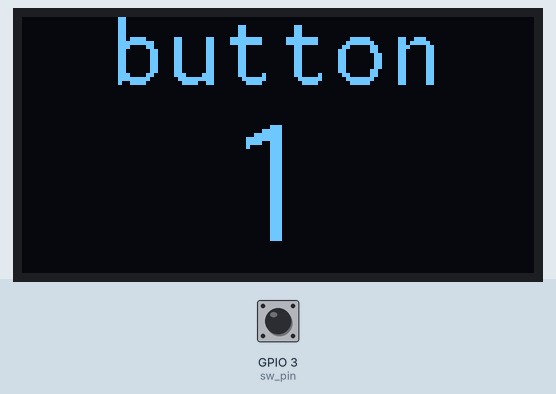
Recording of a program running on a simulated ESP32-C3. Shown: 128×64 one-colour display. The test bench sets the inputs (shaded band); at power-on: GPIO 3 (sw_pin) HIGH. What the program prints to the serial monitor is not drawn.

Above: at 1.2 s.
1.3 s: GPIO 3 (sw_pin) pulled LOW for 0.15 s
At 2.2 s:
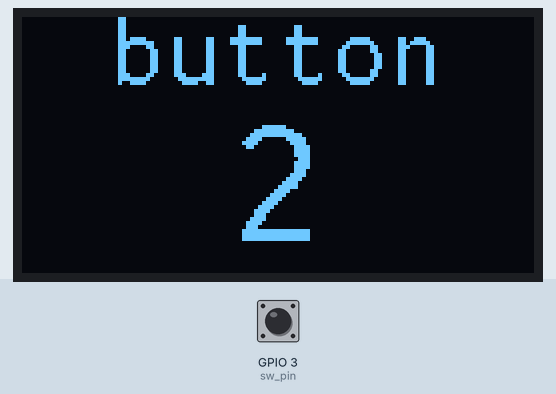
3.0 s: GPIO 3 (sw_pin) pulled LOW for 1 s
At 4.6 s:
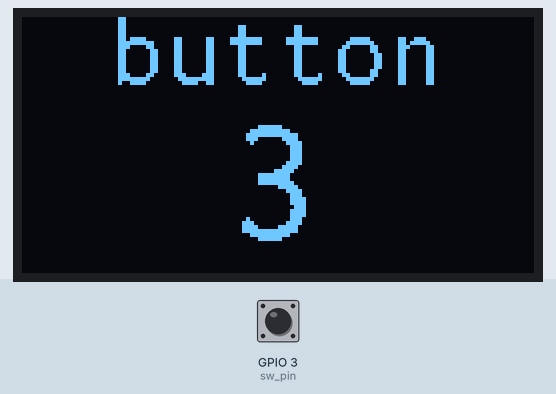
5.5 s: GPIO 3 (sw_pin) pulled LOW for 0.15 s
At 6.4 s:
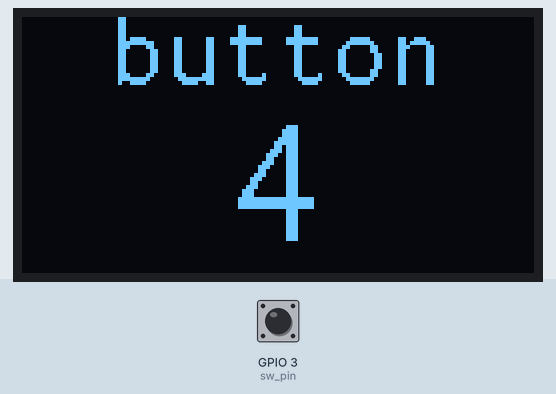
7.2 s: GPIO 3 (sw_pin) pulled LOW for 1 s
At 8.7 s:
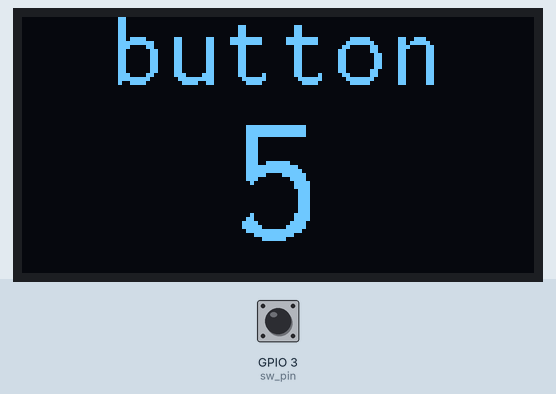
Timing chart, 0 to 10.2 s (numbered marks = the images above; inputs shaded):
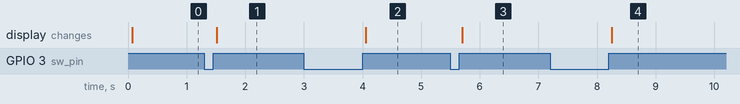

The program:

main.cpp
```cpp
// gauge
// 128x64 monochrome OLED display for output of data from an ELM327 OBDII dongle

// Display docs: https://github.com/olikraus/u8g2/wiki
// Display wired up as: https://media.jaycar.com.au/product/resources/XC3728_manualMain_92743.pdf

// Font Reference:
// - u8g2_font_scrum_tr: nice general font, 15px tall
// - u8g2_font_inr30_mr: inconsolata, 30px tall (also 16, 19, 21, 24, 27)

#include <Arduino.h>
#include <U8g2lib.h>
#include <SPI.h>
#include <Wire.h>

// Define display dimensions
#define DISP_WIDTH 128
#define DISP_HEIGHT 64

// Setup I/O pins
#if defined(CONFIG_IDF_TARGET_ESP32C3)
    // ESP32 C3 pins
    // SPI
    constexpr int spi_clk   = SCK;       // 4
    constexpr int spi_data  = MOSI;      // 6
    constexpr int spi_rst   = 9;
    constexpr int spi_cs    = SS;        // 7
    constexpr int spi_dc    = 8;

    // Input
    constexpr int sw_pin = 3;

#elif defined(ARDUINO_AVR_UNO)
    // Arduino Uno pins (for testing)
    // SPI
    constexpr int spi_clk = 13;
    constexpr int spi_data = 11;
    constexpr int spi_rst = 1;
    constexpr int spi_cs = 10;
    constexpr int spi_dc = 9;

    // Input
    constexpr int sw_pin = 2;

#else
    // undefined board, throw an error
    #error "Untested board. Please define pins."
#endif

// Predeclare Functions
uint8_t centreTextPosX(char* text);
void renderText(char* text, char alignment, uint8_t y);
void renderHeading(char* headingText, const uint8_t* font, char alignment);
void renderValue(int value, const uint8_t* font, char alignment);
char checkButtonPress(int pin, int* button_state, int* last_button_state);

// Note on rotation:
//  - U8G2_R0: pins up
//  - U8G2_R2: pins down

// Create display object
U8G2_SH1106_128X64_NONAME_1_4W_HW_SPI u8g2(U8G2_R2, spi_cs, spi_dc, spi_rst);

// Variables to track button presses
int button_state = 0;
int last_button_state = 0;
int counter = 0;

char heading[20] = "button";

void setup(void)
{
    // Initialise display
    u8g2.begin();

    // Initialise serial
    Serial.begin(115200);

    // Initialise button as an input
    pinMode(sw_pin, INPUT);
}

void loop(void)
{
    u8g2.firstPage();
    do
    {
        // Set heading
        renderHeading(heading, u8g2_font_inr16_mr, 'c');

        // Check for button press
        if (checkButtonPress(sw_pin, &button_state, &last_button_state))
        {
            counter++;

            // log button press over serial
            Serial.println("Button pressed!");
        }

        // Display value
        renderValue(counter, u8g2_font_inr30_mr, 'c');

    } while (u8g2.nextPage());
}

// Return the x position of the left of a string to centre text
uint8_t centreTextPosX(char* text)
{
    return (DISP_WIDTH - u8g2.getStrWidth(text)) / 2;
}

// Render text assuming font and font pos have been set already
//  - Alignment can be 'l', 'c' or 'r'
void renderText(char* text, char alignment, uint8_t y)
{
    // Work out alignment
    uint8_t x = 0;

    switch (alignment)
    {
        case 'l':
            break;

        case 'c':
            x = centreTextPosX(text);
            break;

        case 'r':
            x = DISP_WIDTH - u8g2.getStrWidth(text);
            break;

        default: // Defaults to left aligned
            break;
    }

    // Render text
    u8g2.drawStr(x, y, text);
}

// Display the heading
//  - Alignment can be 'l', 'c' or 'r'
void renderHeading(char* headingText, const uint8_t* font, char alignment)
{
    // Set the font, and set reference point to top left of text
    u8g2.setFont(font);
    u8g2.setFontPosTop();

    // Set vertical position of text
    uint8_t y = 0;

    // Render text
    renderText(headingText, alignment, y);
}

// Render a value (int)
//  - Alignment can be 'l', 'c' or 'r'
void renderValue(int value, const uint8_t* font, char alignment)
{
    // Set the font, and set reference point to bottom left of text
    u8g2.setFont(font);
    u8g2.setFontPosBottom();

    // Convert value to char *
    char value_text[20];

    sprintf(value_text, "%d", value);

    // Set vertical position of text
    uint8_t y = DISP_HEIGHT;

    // Render text
    renderText(value_text, alignment, y);
}

// Check for a rising edge of a pushbutton on a given pin. Includes 15 ms debounce
char checkButtonPress(int pin, int* button_state, int* last_button_state)
{
    // Initialise return value to false
    char button_pressed = 0;

    // Read current state
    *button_state = digitalRead(pin);

    // Check if state has changed
    if (*button_state != *last_button_state)
    {
        // Check if the new state is HIGH (rising edge)
        if (*button_state == HIGH)
        {
            // Set return value to true
            button_pressed = 1;
        }

        // debounce
        delay(15); // ms
    }

    // Update previous state
    *last_button_state = *button_state;

    // Return whether a rising edge was detected or not
    return button_pressed;
}
```

Measured:
- after the input at 1.3 s, the display: changes after 0.21 s (image 1)
- after the input at 3.0 s, the display: changes after 1.1 s (image 2)
- after the input at 5.5 s, the display: changes after 0.21 s (image 3)
- after the input at 7.2 s, the display: changes after 1.1 s (image 4)
